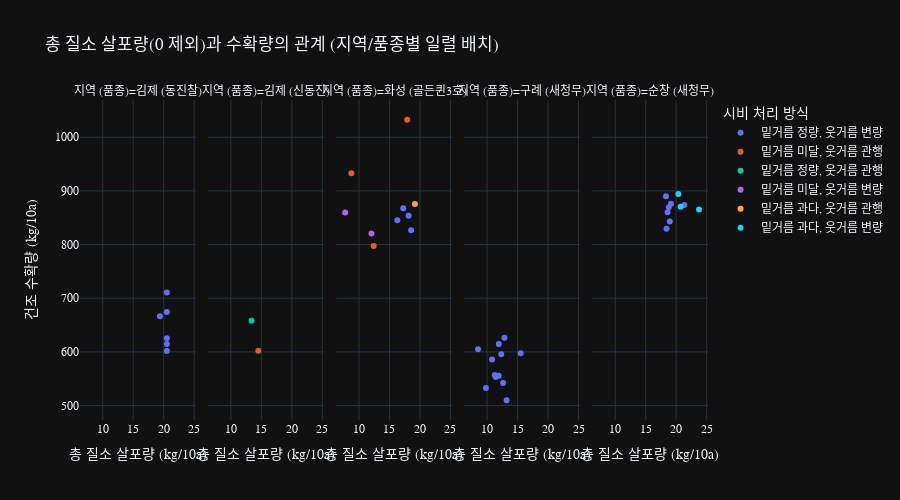

Here is the notebook cell this chart was saved with:
### Markdown cell above
### 질소 시비량과 수확량 상관 분석

### Code cell
import pandas as pd
import plotly.express as px

# 1. 'df'가 메모리에 있다고 가정합니다.
# (안정성을 위해 df 로드 및 전처리 코드 포함)
try:
    if 'df' not in locals() or df.empty:
         print("DataFrame 'df'를 다시 로드합니다.")
         df = pd.read_csv("25년_수확량 통계.csv")
    else:
         print("기존 DataFrame 'df'를 사용합니다.")
except NameError:
    print("DataFrame 'df'를 새로 로드합니다.")
    df = pd.read_csv("25년_수확량 통계.csv")

# 2. 분석에 필요한 컬럼들 전처리
try:
    # 수치형 열
    df['총 질소 살포량(kg/10a)'] = pd.to_numeric(df['총 질소 살포량(kg/10a)'].astype(str).str.replace(',', '').str.strip(), errors='coerce')
    df['건조 수확량(kg/10a)'] = pd.to_numeric(df['건조 수확량(kg/10a)'].astype(str).str.replace(',', '').str.strip(), errors='coerce')

    # 범주형 열
    df['지역'] = df['지역'].str.strip()
    df['품종'] = df['품종'].str.strip()
    df['시비 처리'] = df['시비 처리'].str.strip()
    df['코드번호'] = df['코드번호'].str.strip()

except Exception as e:
    print(f"데이터 전처리 중 오류 발생: {e}")
    raise

df_25 = df[df['년도'] == 2025].reset_index(drop=True)

# 3. 산점도를 위한 데이터 준비 (분석에 필요한 모든 컬럼에 결측치가 없는 행만 선택)
# 3.1. [NEW] '총 질소 살포량'이 0보다 큰 데이터만 필터링 (0 및 NA 제외)
df_filtered = df_25[df_25['총 질소 살포량(kg/10a)'] > 0].copy()
print(f"\n원본 {len(df_25)}개 중, 0보다 큰 질소 살포량 데이터 {len(df_filtered)}개 필터링.")

# 3.2. '총 질소 살포량' > 0 인 데이터 중에서 나머지 핵심 컬럼의 결측치(NA) 제거
key_columns = ['총 질소 살포량(kg/10a)', '건조 수확량(kg/10a)', '지역', '품종', '시비 처리', '코드번호']
plot_data_full = df_filtered.dropna(subset=key_columns).copy()
print(f"{len(df_filtered)}개 중, 수확량/품종 등 나머지 결측치 제거 후 최종 {len(plot_data_full)}개로 차트 생성.")

# 4. '지역'과 '품종'을 결합한 새 열 생성 (이전과 동일)
plot_data_full['지역_품종'] = plot_data_full['지역'] + ' (' + plot_data_full['품종'] + ')'

# 5. Plotly 시각화 (이전과 동일)
fig = px.scatter(
    plot_data_full,
    x='총 질소 살포량(kg/10a)',
    y='건조 수확량(kg/10a)',
    facet_col='지역_품종',
    color='시비 처리',
    hover_data=['코드번호'],
    labels={
        "총 질소 살포량(kg/10a)": "총 질소 살포량 (kg/10a)",
        "건조 수확량(kg/10a)": "건조 수확량 (kg/10a)",
        "지역_품종": "지역 (품종)",
        "시비 처리": "시비 처리 방식"
    },
    title="총 질소 살포량(0 제외)과 수확량의 관계 (지역/품종별 일렬 배치)"
)

# 6. 차트 레이아웃 가독성 높이기 (이전과 동일)
fig.update_layout(
    height=500,
    font=dict(family="Malgun Gothic, AppleGGothic, sans-serif")
)
fig.update_xaxes(title_text="총 질소 살포량 (kg/10a)")
fig.show()


image_filename = "총 질소 살포량 vs 수확량 상관관계.png"
fig.write_image(
        image_filename,
        width=1200,
        height=600,
        scale=2  # 2배 해상도
    )

# 4. 상관 계수 계산
corr_data = df_filtered[['총 질소 살포량(kg/10a)', '건조 수확량(kg/10a)']].dropna()

if len(corr_data) > 2:
    correlation_matrix = corr_data.corr(method='pearson')
    correlation = correlation_matrix.loc['총 질소 살포량(kg/10a)', '건조 수확량(kg/10a)']

    print(f"\n--- [분석] 총 질소 살포량 vs 건조 수확량 ---")
    print(f"분석에 사용된 유효 데이터 수: {len(corr_data)}")
    print(f"피어슨 상관 계수 (r): {correlation:.6f}")
    print(f"설명력 (R-squared): {correlation**2:.4f} (약 {correlation**2 * 100:.1f}%)")
else:
    print("상관분석을 수행하기에 유효한 데이터 수가 부족합니다.")

### Figure 1 — Plotly figure (JSON) as saved in the notebook; plotly's stock layout.template omitted (floating-point values rounded to 4 significant figures)
{"data": [{"customdata": [["GJ-R1"], ["GJ-R2"], ["GJ-R3"], ["GJ-R4"], ["GJ-R5"], ["GJ-R6"]], "hovertemplate": "시비 처리 방식=밑거름 정량, 웃거름 변량<br>지역 (품종)=김제 (동진찰)<br>총 질소 살포량 (kg/10a)=%{x}<br>건조 수확량 (kg/10a)=%{y}<br>코드번호=%{customdata[0]}<extra></extra>", "legendgroup": "밑거름 정량, 웃거름 변량", "marker": {"color": "#636efa", "symbol": "circle"}, "mode": "markers", "name": "밑거름 정량, 웃거름 변량", "orientation": "v", "showlegend": true, "x": [20.51, 20.51, 20.51, 19.37, 20.51, 20.51], "xaxis": "x", "y": [614.8, 710.5, 601.7, 666.3, 625.4, 674.5], "yaxis": "y", "type": "scatter"}, {"customdata": [["HS-R1"], ["HS-R2"], ["HS-R5"], ["HS-R7"]], "hovertemplate": "시비 처리 방식=밑거름 정량, 웃거름 변량<br>지역 (품종)=화성 (골든퀸3호)<br>총 질소 살포량 (kg/10a)=%{x}<br>건조 수확량 (kg/10a)=%{y}<br>코드번호=%{customdata[0]}<extra></extra>", "legendgroup": "밑거름 정량, 웃거름 변량", "marker": {"color": "#636efa", "symbol": "circle"}, "mode": "markers", "name": "밑거름 정량, 웃거름 변량", "orientation": "v", "showlegend": false, "x": [16.29, 17.26, 18.14, 18.55], "xaxis": "x3", "y": [845.3, 867.8, 853.5, 826.9], "yaxis": "y3", "type": "scatter"}, {"customdata": [["GR-01"], ["GR-02"], ["GR-03"], ["GR-04"], ["GR-05"], ["GR-06"], ["GR-07"], ["GR-08"], ["GR-09"], ["GR-10"], ["GR-11"], ["GR-12"]], "hovertemplate": "시비 처리 방식=밑거름 정량, 웃거름 변량<br>지역 (품종)=구례 (새청무)<br>총 질소 살포량 (kg/10a)=%{x}<br>건조 수확량 (kg/10a)=%{y}<br>코드번호=%{customdata[0]}<extra></extra>", "legendgroup": "밑거름 정량, 웃거름 변량", "marker": {"color": "#636efa", "symbol": "circle"}, "mode": "markers", "name": "밑거름 정량, 웃거름 변량", "orientation": "v", "showlegend": false, "x": [10.82, 11.92, 11.26, 12.62, 9.82, 12.32, 11.9, 13.2, 11.42, 12.85, 15.52, 8.52], "xaxis": "x4", "y": [586.0, 614.8, 557.1, 542.1, 532.6, 595.6, 555.6, 509.9, 553.0, 626.2, 597.4, 604.8], "yaxis": "y4", "type": "scatter"}, {"customdata": [["SC-03"], ["SC-04"], ["SC-05"], ["SC-06"], ["SC-07"], ["SC-10"], ["SC-11"]], "hovertemplate": "시비 처리 방식=밑거름 정량, 웃거름 변량<br>지역 (품종)=순창 (새청무)<br>총 질소 살포량 (kg/10a)=%{x}<br>건조 수확량 (kg/10a)=%{y}<br>코드번호=%{customdata[0]}<extra></extra>", "legendgroup": "밑거름 정량, 웃거름 변량", "marker": {"color": "#636efa", "symbol": "circle"}, "mode": "markers", "name": "밑거름 정량, 웃거름 변량", "orientation": "v", "showlegend": false, "x": [18.79, 18.42, 18.95, 18.59, 18.32, 19.15, 21.34], "xaxis": "x5", "y": [869.4, 829.3, 842.9, 860.4, 890.3, 876.0, 873.5], "yaxis": "y5", "type": "scatter"}, {"customdata": [["GJ-R7"]], "hovertemplate": "시비 처리 방식=밑거름 미달, 웃거름 관행<br>지역 (품종)=김제 (신동진)<br>총 질소 살포량 (kg/10a)=%{x}<br>건조 수확량 (kg/10a)=%{y}<br>코드번호=%{customdata[0]}<extra></extra>", "legendgroup": "밑거름 미달, 웃거름 관행", "marker": {"color": "#EF553B", "symbol": "circle"}, "mode": "markers", "name": "밑거름 미달, 웃거름 관행", "orientation": "v", "showlegend": true, "x": [14.5], "xaxis": "x2", "y": [602.2], "yaxis": "y2", "type": "scatter"}, {"customdata": [["HS-R4"], ["HS-R8"], ["HS-R10"]], "hovertemplate": "시비 처리 방식=밑거름 미달, 웃거름 관행<br>지역 (품종)=화성 (골든퀸3호)<br>총 질소 살포량 (kg/10a)=%{x}<br>건조 수확량 (kg/10a)=%{y}<br>코드번호=%{customdata[0]}<extra></extra>", "legendgroup": "밑거름 미달, 웃거름 관행", "marker": {"color": "#EF553B", "symbol": "circle"}, "mode": "markers", "name": "밑거름 미달, 웃거름 관행", "orientation": "v", "showlegend": false, "x": [8.76, 17.91, 12.41], "xaxis": "x3", "y": [933.0, 1033.0, 797.3], "yaxis": "y3", "type": "scatter"}, {"customdata": [["GJ-R8"]], "hovertemplate": "시비 처리 방식=밑거름 정량, 웃거름 관행<br>지역 (품종)=김제 (신동진)<br>총 질소 살포량 (kg/10a)=%{x}<br>건조 수확량 (kg/10a)=%{y}<br>코드번호=%{customdata[0]}<extra></extra>", "legendgroup": "밑거름 정량, 웃거름 관행", "marker": {"color": "#00cc96", "symbol": "circle"}, "mode": "markers", "name": "밑거름 정량, 웃거름 관행", "orientation": "v", "showlegend": true, "x": [13.4], "xaxis": "x2", "y": [657.9], "yaxis": "y2", "type": "scatter"}, {"customdata": [["HS-R3"], ["HS-R9"]], "hovertemplate": "시비 처리 방식=밑거름 미달, 웃거름 변량<br>지역 (품종)=화성 (골든퀸3호)<br>총 질소 살포량 (kg/10a)=%{x}<br>건조 수확량 (kg/10a)=%{y}<br>코드번호=%{customdata[0]}<extra></extra>", "legendgroup": "밑거름 미달, 웃거름 변량", "marker": {"color": "#ab63fa", "symbol": "circle"}, "mode": "markers", "name": "밑거름 미달, 웃거름 변량", "orientation": "v", "showlegend": true, "x": [7.74, 12.05], "xaxis": "x3", "y": [859.7, 820.8], "yaxis": "y3", "type": "scatter"}, {"customdata": [["HS-R6"]], "hovertemplate": "시비 처리 방식=밑거름 과다, 웃거름 관행<br>지역 (품종)=화성 (골든퀸3호)<br>총 질소 살포량 (kg/10a)=%{x}<br>건조 수확량 (kg/10a)=%{y}<br>코드번호=%{customdata[0]}<extra></extra>", "legendgroup": "밑거름 과다, 웃거름 관행", "marker": {"color": "#FFA15A", "symbol": "circle"}, "mode": "markers", "name": "밑거름 과다, 웃거름 관행", "orientation": "v", "showlegend": true, "x": [19.17], "xaxis": "x3", "y": [875.6], "yaxis": "y3", "type": "scatter"}, {"customdata": [["SC-08"], ["SC-09"], ["SC-14"]], "hovertemplate": "시비 처리 방식=밑거름 과다, 웃거름 변량<br>지역 (품종)=순창 (새청무)<br>총 질소 살포량 (kg/10a)=%{x}<br>건조 수확량 (kg/10a)=%{y}<br>코드번호=%{customdata[0]}<extra></extra>", "legendgroup": "밑거름 과다, 웃거름 변량", "marker": {"color": "#19d3f3", "symbol": "circle"}, "mode": "markers", "name": "밑거름 과다, 웃거름 변량", "orientation": "v", "showlegend": true, "x": [20.73, 20.36, 23.75], "xaxis": "x5", "y": [870.4, 894.1, 865.5], "yaxis": "y5", "type": "scatter"}], "layout": {"xaxis": {"anchor": "y", "domain": [0.0, 0.184], "title": {"text": "총 질소 살포량 (kg/10a)"}}, "yaxis": {"anchor": "x", "domain": [0.0, 1.0], "title": {"text": "건조 수확량 (kg/10a)"}}, "xaxis2": {"anchor": "y2", "domain": [0.204, 0.388], "matches": "x", "title": {"text": "총 질소 살포량 (kg/10a)"}}, "yaxis2": {"anchor": "x2", "domain": [0.0, 1.0], "matches": "y", "showticklabels": false}, "xaxis3": {"anchor": "y3", "domain": [0.408, 0.592], "matches": "x", "title": {"text": "총 질소 살포량 (kg/10a)"}}, "yaxis3": {"anchor": "x3", "domain": [0.0, 1.0], "matches": "y", "showticklabels": false}, "xaxis4": {"anchor": "y4", "domain": [0.612, 0.796], "matches": "x", "title": {"text": "총 질소 살포량 (kg/10a)"}}, "yaxis4": {"anchor": "x4", "domain": [0.0, 1.0], "matches": "y", "showticklabels": false}, "xaxis5": {"anchor": "y5", "domain": [0.816, 1.0], "matches": "x", "title": {"text": "총 질소 살포량 (kg/10a)"}}, "yaxis5": {"anchor": "x5", "domain": [0.0, 1.0], "matches": "y", "showticklabels": false}, "annotations": [{"font": {}, "showarrow": false, "text": "지역 (품종)=김제 (동진찰)", "x": 0.092, "xanchor": "center", "xref": "paper", "y": 1.0, "yanchor": "bottom", "yref": "paper"}, {"font": {}, "showarrow": false, "text": "지역 (품종)=김제 (신동진)", "x": 0.296, "xanchor": "center", "xref": "paper", "y": 1.0, "yanchor": "bottom", "yref": "paper"}, {"font": {}, "showarrow": false, "text": "지역 (품종)=화성 (골든퀸3호)", "x": 0.5, "xanchor": "center", "xref": "paper", "y": 1.0, "yanchor": "bottom", "yref": "paper"}, {"font": {}, "showarrow": false, "text": "지역 (품종)=구례 (새청무)", "x": 0.704, "xanchor": "center", "xref": "paper", "y": 1.0, "yanchor": "bottom", "yref": "paper"}, {"font": {}, "showarrow": false, "text": "지역 (품종)=순창 (새청무)", "x": 0.908, "xanchor": "center", "xref": "paper", "y": 1.0, "yanchor": "bottom", "yref": "paper"}], "legend": {"title": {"text": "시비 처리 방식"}, "tracegroupgap": 0}, "title": {"text": "총 질소 살포량(0 제외)과 수확량의 관계 (지역/품종별 일렬 배치)"}, "font": {"family": "Malgun Gothic, AppleGGothic, sans-serif"}, "height": 500}}
